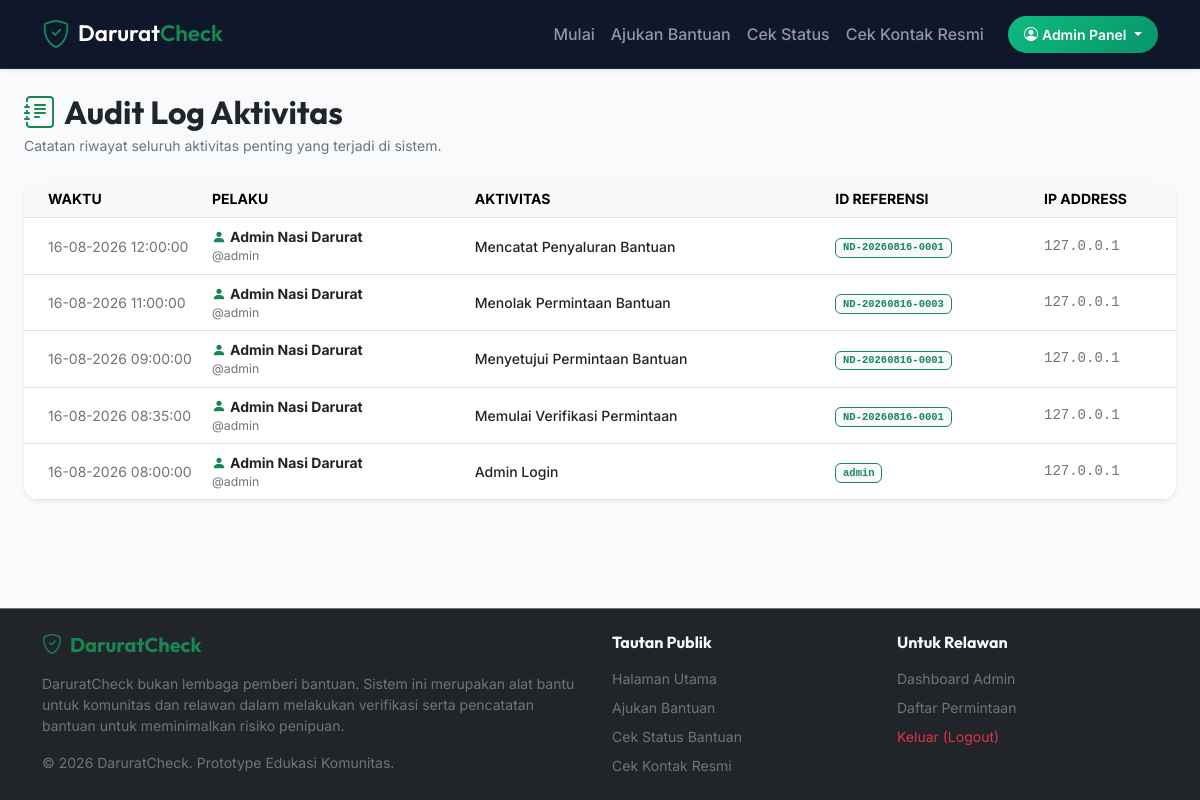
The app's page /admin/audit-log.php (signed in) with its own data.
### tables this page shows
CREATE TABLE IF NOT EXISTS `audit_logs` (
  `id` INT AUTO_INCREMENT PRIMARY KEY,
  `admin_id` INT DEFAULT NULL,
  `activity` VARCHAR(255) NOT NULL,
  `data_id` VARCHAR(50) DEFAULT NULL,
  `ip_address` VARCHAR(45) DEFAULT NULL,
  `created_at` TIMESTAMP DEFAULT CURRENT_TIMESTAMP,
  FOREIGN KEY (`admin_id`) REFERENCES `admins` (`id`) ON DELETE SET NULL
);

### admin/audit-log.php (the view, shortened to what this page needs)
<?php
require_once '../config/database.php';
$limit = 20;
$page = isset($_GET['page']) ? max(1, intval($_GET['page'])) : 1;
$offset = ($page - 1) * $limit;
try {
    $sql = "SELECT al.*, a.name as admin_name, a.username
            FROM audit_logs al
            LEFT JOIN admins a ON al.admin_id = a.id
            ORDER BY al.created_at DESC
            LIMIT $limit OFFSET $offset";
    $stmt = $pdo->query($sql);
    $logs = $stmt->fetchAll();
} catch (\PDOException $e) {
    die("Gagal mengambil audit log: " . $e->getMessage());
}
require_once '../includes/header.php';
?>
<div class="container-fluid px-md-4">
    <div class="d-flex justify-content-between align-items-center flex-wrap g-3 mb-4">
        <div>
            <h2 class="fw-bold text-dark mb-1"><i class="bi bi-journal-text text-success me-2"></i>Audit Log Aktivitas</h2>
            <p class="text-secondary small mb-0">Catatan riwayat seluruh aktivitas penting yang terjadi di sistem.</p>
        </div>
    </div>
    <div class="card border-0 shadow-sm rounded-4 overflow-hidden mb-4">
        <div class="card-body p-0">
            <div class="table-responsive">
                <table class="table table-hover align-middle mb-0">
                    <thead class="table-light text-secondary small">
                        <tr>
                            <th class="ps-4" style="width: 180px;">WAKTU</th>
                            <th>PELAKU</th>
                            <th>AKTIVITAS</th>
                            <th>ID REFERENSI</th>
                            <th class="pe-4" style="width: 140px;">IP ADDRESS</th>
                        </tr>
                    </thead>
                    <tbody class="small">
                        <?php if (empty($logs)): ?>
                            <tr>
                                <td colspan="5" class="text-center py-4 text-secondary">Belum ada catatan aktivitas.</td>
                            </tr>
                        <?php else: ?>
                            <?php foreach ($logs as $log): ?>
                                <tr>
                                    <td class="ps-4 text-secondary"><?php echo date('d-m-Y H:i:s', strtotime($log['created_at'])); ?></td>
                                    <td>
                                        <?php if ($log['admin_id']): ?>
                                            <span class="fw-bold text-dark"><i class="bi bi-person-fill text-success me-1"></i><?php echo htmlspecialchars($log['admin_name']); ?></span>
                                            <span class="text-secondary small d-block">@<?php echo htmlspecialchars($log['username']); ?></span>
                                        <?php else: ?>
                                            <span class="text-secondary italic"><i class="bi bi-laptop me-1"></i>Pengunjung / Sistem</span>
                                        <?php endif; ?>
                                    </td>
                                    <td class="fw-medium text-dark"><?php echo htmlspecialchars($log['activity']); ?></td>
                                    <td>
                                        <?php if ($log['data_id']): ?>
                                            <span class="badge bg-light text-success border border-success font-monospace"><?php echo htmlspecialchars($log['data_id']); ?></span>
                                        <?php else: ?>
                                            <span class="text-secondary">-</span>
                                        <?php endif; ?>
                                    </td>
                                    <td class="pe-4 text-secondary font-monospace"><?php echo htmlspecialchars($log['ip_address']); ?></td>
                                </tr>
                            <?php endforeach; ?>
                        <?php endif; ?>
                    </tbody>
                </table>
            </div>
        </div>
    </div>
</div>
<?php
require_once '../includes/footer.php';
?>

### assets/css/styles.css (style rules this page uses)
:root { --primary-font: 'Inter', sans-serif; --heading-font: 'Outfit', sans-serif; --bg-main: #f8fafc; --card-bg: #ffffff; --text-primary: #0f172a; --text-secondary: #475569; --accent-success: #10b981; --accent-success-hover: #059669; --accent-warning: #f59e0b; --accent-danger: #ef4444; --accent-primary: #3b82f6; --gradient-hero: linear-gradient(135deg, #0f172a 0%, #1e293b 100%); --gradient-success: linear-gradient(135deg, #10b981 0%, #059669 100%); --gradient-card-glass: rgba(255, 255, 255, 0.7); --shadow-sm: 0 1px 3px 0 rgba(0, 0, 0, 0.1), 0 1px 2px -1px rgba(0, 0, 0, 0.1); --shadow-md: 0 4px 6px -1px rgba(0, 0, 0, 0.1), 0 2px 4px -2px rgba(0, 0, 0, 0.1); --shadow-lg: 0 10px 15px -3px rgba(0, 0, 0, 0.1), 0 4px 6px -4px rgba(0, 0, 0, 0.1); }
body { background-color: var(--bg-main); color: var(--text-primary); font-family: var(--primary-font); display: flex; flex-direction: column; min-height: 100vh; }
h1, h2, h3, h4, h5, h6, .brand-text { font-family: var(--heading-font); font-weight: 600; }

### records on screen
audit_logs: created_at "16-08-2026 12:00:00", admin.name "Admin Nasi Darurat", admin.username "admin", activity "Mencatat Penyaluran Bantuan", data "ND-20260816-0001", ip_address "127.0.0.1"
audit_logs: created_at "16-08-2026 11:00:00", admin.name "Admin Nasi Darurat", admin.username "admin", activity "Menolak Permintaan Bantuan", data "ND-20260816-0003", ip_address "127.0.0.1"
audit_logs: created_at "16-08-2026 09:00:00", admin.name "Admin Nasi Darurat", admin.username "admin", activity "Menyetujui Permintaan Bantuan", data "ND-20260816-0001", ip_address "127.0.0.1"
audit_logs: created_at "16-08-2026 08:35:00", admin.name "Admin Nasi Darurat", admin.username "admin", activity "Memulai Verifikasi Permintaan", data "ND-20260816-0001", ip_address "127.0.0.1"
audit_logs: created_at "16-08-2026 08:00:00", admin.name "Admin Nasi Darurat", admin.username "admin", activity "Admin Login", data "admin", ip_address "127.0.0.1"
